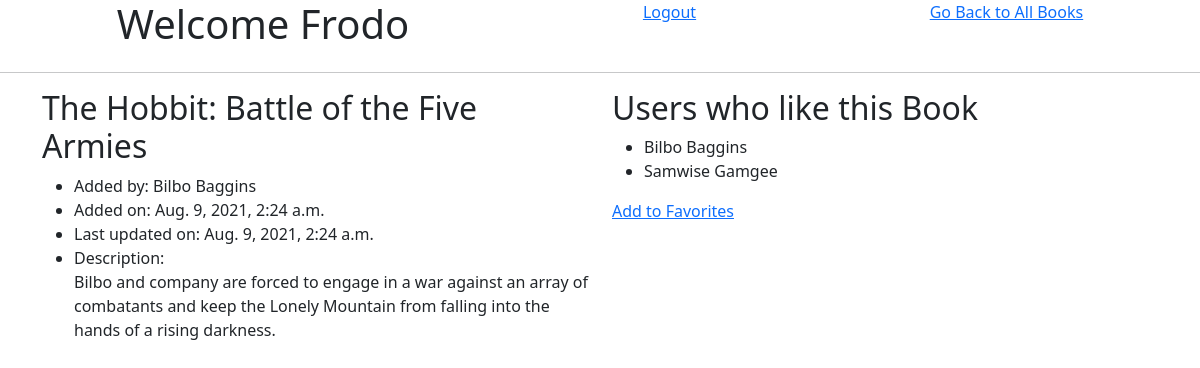
Page /details/5 (signed in) on the committed database.
### favorite_books_app/models.py (models this page shows, shortened)
class Book(models.Model):
    title = models.CharField(max_length=255)
    desc = models.TextField()
    uploaded_by = models.ForeignKey(User, related_name="books_uploaded", on_delete=models.CASCADE,)
    user_favorites = models.ManyToManyField(User, related_name="liked_books")
    created_at = models.DateTimeField(auto_now=True)
    updated_at = models.DateTimeField(auto_now_add=True)
    objects = BookManager()

class User(models.Model):
    fname = models.CharField(max_length=100)
    lname = models.CharField(max_length=100)
    email = models.EmailField(max_length=100)
    password = models.CharField(max_length=100)
    created_at = models.DateTimeField(auto_now=True)
    updated_at = models.DateTimeField(auto_now_add=True)
    objects = UserManager()

### favorite_books_app/views.py (the view)
# urls.py: path('details/<int:id>', views.details),
def details(request, id):
    this_book = Book.objects.get(id=id)
    detail_query = {
        'books': this_book,
        'user': User.objects.get(id=request.session['log_user_id']),
        'liked':this_book.user_favorites.all()
    }
    return render(request, 'details.html', detail_query)

### favorite_books_app/templates/details.html (shortened to what this page needs)
<!DOCTYPE html>
<html lang="en">
<head>
    <link href="https://cdn.jsdelivr.net/npm/bootstrap@5.0.2/dist/css/bootstrap.min.css" rel="stylesheet">
</head>
<body>
    <header>
        <h1> Welcome {{user.fname}}</h1>
        <a href="/logout">Logout</a>
        <a href="/books">Go Back to All Books</a>
    </header>
    <hr>
    <div class="container">
        <div class="row">
            <div class="col-md-6">
                <div>
                    <h2>{{books.title}}</h2>
                </div>
                <ul>
                    <li>Added by: {{books.uploaded_by.fname}} {{books.uploaded_by.lname}}</li>
                    <li>Added on: {{books.created_at}}</li>
                    <li>Last updated on: {{books.updated_at}}</li>
                    <li>Description: <br>{{books.desc}}</li>
                </ul>
            </div>
            <div class="col-md-6">
                <h2>Users who like this Book </h2>
                <div class="col-md-6">
                    <ul>
                        {% for each in liked %}
                        <li>{{each.fname}} {{each.lname}}</li>
                        {% endfor %}
                    </ul>
                    <a href="/favorite/{{books.id}}">Add to Favorites</a>
                </div>
            </div>
        </div>
</body>
</html>

### favorite_books_app/templates/details.html (style rules this page uses)
header { display: flex; justify-content: space-around; }

### rows in the picture
Book: title "The Hobbit: Battle of the Five Armies", uploaded_by.fname "Bilbo", uploaded_by.lname "Baggins", created_at "Aug. 9, 2021, 2:24 a.m.", updated_at "Aug. 9, 2021, 2:24 a.m.", desc "Bilbo and company are forced to engage in a war against an array of combatants and keep the Lonely Mountain from falling into the hands of a rising darkness."
User: fname "Bilbo", lname "Baggins"
User: fname "Samwise", lname "Gamgee"
